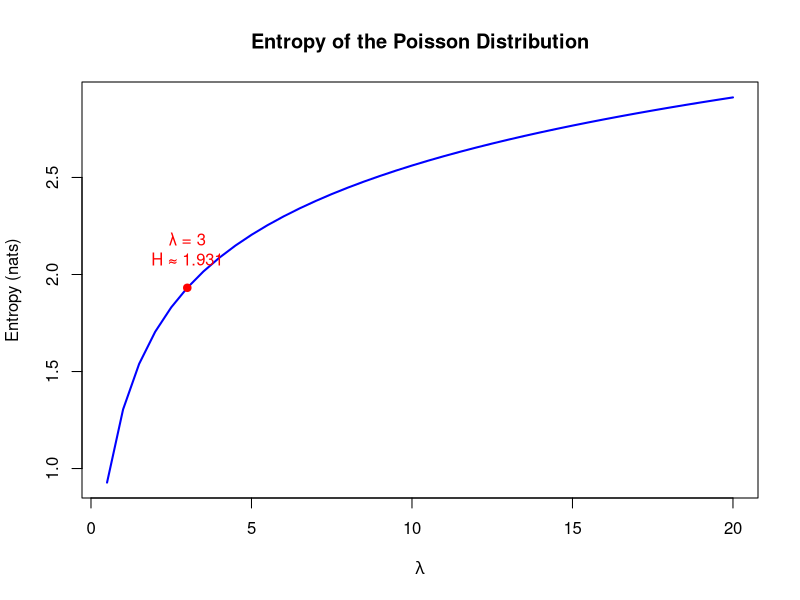

Write the R code that produced this figure.
## ---- chunk 1
# Entropy of Poisson Distribution Visualization

# Function to compute entropy of Poisson
poisson_entropy <- function(lambda, max_y = 100) {
  y <- 0:max_y
  probs <- dpois(y, lambda)
  entropy <- -sum(probs * log(probs), na.rm = TRUE)
  return(entropy)
}

# Compute entropy values for a range of lambda
lambda_values <- seq(0.5, 20, by = 0.5)
entropy_values <- sapply(lambda_values, poisson_entropy)

# Plot entropy vs. lambda
plot(lambda_values, entropy_values, type = "l", lwd = 2, col = "blue",
     xlab = expression(lambda), ylab = "Entropy (nats)",
     main = "Entropy of the Poisson Distribution")

# Highlight a specific point, e.g., lambda = 3
lambda_point <- 3
entropy_point <- poisson_entropy(lambda_point)
points(lambda_point, entropy_point, col = "red", pch = 19)
text(lambda_point, entropy_point + 0.2,
     labels = paste0("λ = ", lambda_point, "\nH ≈ ", round(entropy_point, 3)),
     col = "red")
